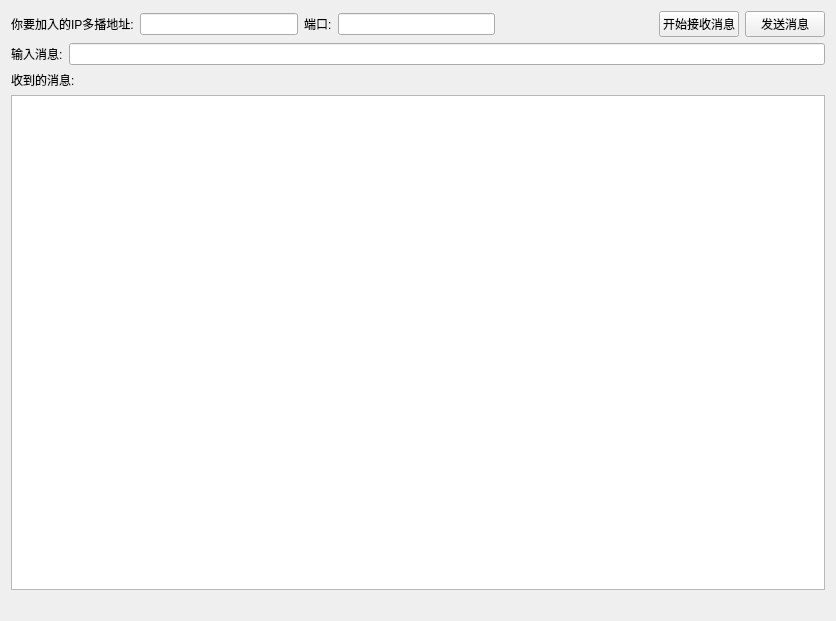
<?xml version="1.0" encoding="UTF-8"?>
<ui version="4.0">
 <class>Widget</class>
 <widget class="QWidget" name="Widget">
  <property name="geometry">
   <rect>
    <x>0</x>
    <y>0</y>
    <width>836</width>
    <height>621</height>
   </rect>
  </property>
  <property name="windowTitle">
   <string>IP多播</string>
  </property>
  <layout class="QVBoxLayout" name="verticalLayout">
   <item>
    <layout class="QHBoxLayout" name="horizontalLayout">
     <item>
      <widget class="QLabel" name="label">
       <property name="text">
        <string>你要加入的IP多播地址:</string>
       </property>
      </widget>
     </item>
     <item>
      <widget class="QLineEdit" name="IP">
       <property name="text">
        <string/>
       </property>
      </widget>
     </item>
     <item>
      <widget class="QLabel" name="label_2">
       <property name="text">
        <string>端口:</string>
       </property>
      </widget>
     </item>
     <item>
      <widget class="QLineEdit" name="port"/>
     </item>
     <item>
      <spacer name="horizontalSpacer">
       <property name="orientation">
        <enum>Qt::Horizontal</enum>
       </property>
       <property name="sizeHint" stdset="0">
        <size>
         <width>40</width>
         <height>20</height>
        </size>
       </property>
      </spacer>
     </item>
     <item>
      <widget class="QPushButton" name="recv">
       <property name="text">
        <string>开始接收消息</string>
       </property>
      </widget>
     </item>
     <item>
      <widget class="QPushButton" name="send">
       <property name="text">
        <string>发送消息</string>
       </property>
      </widget>
     </item>
    </layout>
   </item>
   <item>
    <layout class="QHBoxLayout" name="horizontalLayout_2">
     <item>
      <widget class="QLabel" name="label_4">
       <property name="text">
        <string>输入消息:</string>
       </property>
      </widget>
     </item>
     <item>
      <widget class="QLineEdit" name="sendText"/>
     </item>
    </layout>
   </item>
   <item>
    <widget class="QLabel" name="label_3">
     <property name="text">
      <string>收到的消息:</string>
     </property>
    </widget>
   </item>
   <item>
    <widget class="QTextEdit" name="recvText">
     <property name="readOnly">
      <bool>true</bool>
     </property>
    </widget>
   </item>
   <item>
    <widget class="QLabel" name="info">
     <property name="text">
      <string/>
     </property>
    </widget>
   </item>
  </layout>
 </widget>
 <resources/>
 <connections/>
</ui>
